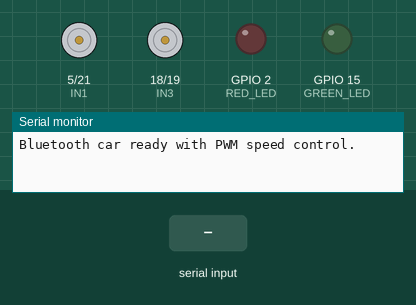
Simulated run of this sketch. Board: ESP32. On the bench: motor-driver pin pairs drawn as motors (green arrow = first pin HIGH = forward, orange = second pin HIGH = backward, longer = more drive), output pins drawn as LEDs (lit = HIGH), the last lines printed to the serial monitor. Dashed ring = blinking. Inputs (shaded band) come from the test bench. Nothing arrives over Bluetooth unless stated.

Above: at 1.2 s.
1.3 s: "F90\n" received over the second serial link
At 1.4 s:
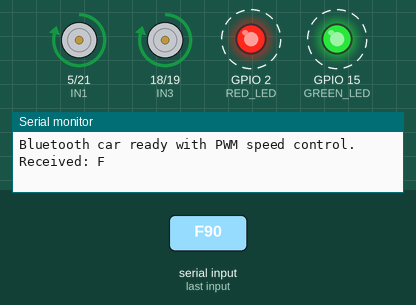
4.3 s: "90,45\n" received over the second serial link
At 5.0 s:
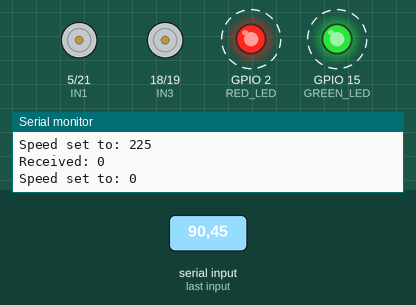
7.3 s: "B90\n" received over the second serial link
At 7.4 s:
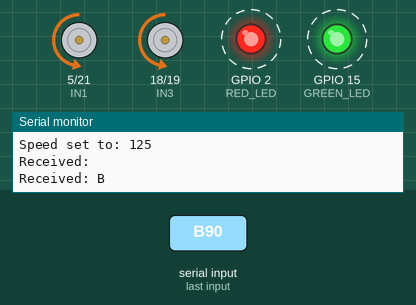
10.3 s: "L90\n" received over the second serial link
At 11.5 s:
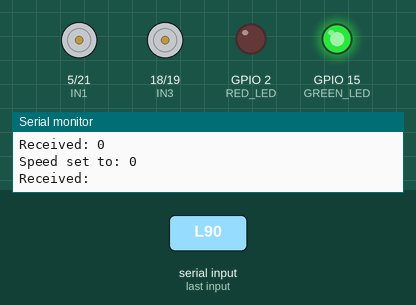
12.0 s: "R90\n" received over the second serial link
At 12.4 s:
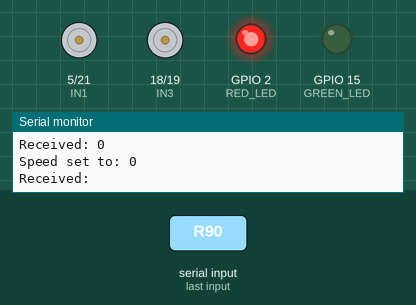
13.5 s: "30,150\n" received over the second serial link
Timing chart, 0 to 16.0 s (numbered marks = the images above; inputs shaded):
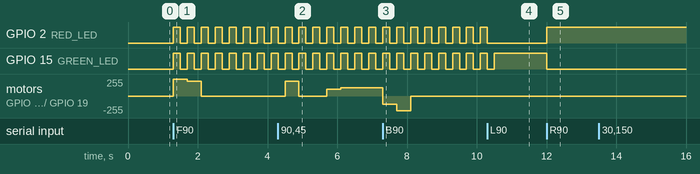

Measured:
- after the input at 1.3 s, GPIO 2 (RED_LED), GPIO 15 (GREEN_LED): alternates HIGH for 0.20 s and LOW for 0.20 s, starting at once; motor on GPIO 5 (IN1) / GPIO 21 (IN2), motor on GPIO 18 (IN3) / GPIO 19 (IN4): stopped → forward 249/255 at once, → forward 224/255 0.40 s later, → stopped 0.40 s later
- after the input at 4.3 s, motor on GPIO 5 (IN1) / GPIO 21 (IN2), motor on GPIO 18 (IN3) / GPIO 19 (IN4): stopped → forward 224/255 after 0.20 s, → stopped 0.40 s later, → forward 100/255 0.80 s later, → forward 125/255 0.40 s later
- after the input at 7.3 s, motor on GPIO 5 (IN1) / GPIO 21 (IN2), motor on GPIO 18 (IN3) / GPIO 19 (IN4): forward 125/255 → backward 125/255 at once, → backward 224/255 0.40 s later, → stopped 0.40 s later
- after the input at 10.3 s, GPIO 2 (RED_LED): goes on until 10.3 s, then stays LOW; GPIO 15 (GREEN_LED): goes on until 10.5 s, then stays HIGH
- after the input at 12.0 s, GPIO 2 (RED_LED): LOW → HIGH at once; GPIO 15 (GREEN_LED): HIGH → LOW at once

The sketch:

Bluetooth-Controlled-Car-Upgrade.ino
```cpp
#include "BluetoothSerial.h"
BluetoothSerial SerialBT;

// Motor control pins
#define IN1 5
#define IN2 21
#define IN3 18
#define IN4 19

// LED pins
#define RED_LED 2
#define GREEN_LED 15

// PWM configuration
#define PWM_FREQ 5000
#define PWM_RESOLUTION 8
#define SPEED_STEP 25

int speedValue = 250;
char command;
char currentMotion = 'S'; // Tracks the last motion state

void setup() {
  Serial.begin(115200);
  SerialBT.begin("ESP32-Car");

  // Attach PWM to motor control pins
  ledcAttach(IN1, PWM_FREQ, PWM_RESOLUTION);
  ledcAttach(IN2, PWM_FREQ, PWM_RESOLUTION);
  ledcAttach(IN3, PWM_FREQ, PWM_RESOLUTION);
  ledcAttach(IN4, PWM_FREQ, PWM_RESOLUTION);

  pinMode(RED_LED, OUTPUT);
  pinMode(GREEN_LED, OUTPUT);

  stopMotors();
  turnOffLEDs();
  Serial.println("Bluetooth car ready with PWM speed control.");
}

void loop() {
  if (SerialBT.available()) {
    command = SerialBT.read();
    Serial.print("Received: ");
    Serial.println(command);

    switch (command) {
      case 'F': forward(); currentMotion = 'F'; break;
      case 'B': reverse(); currentMotion = 'B'; break;
      case 'L': turnLeft(); currentMotion = 'L'; break;
      case 'R': turnRight(); currentMotion = 'R'; break;
      case 'S': stopMotors(); currentMotion = 'S'; break;

      case '0' ... '9':
        speedValue = (command - '0') * SPEED_STEP;
        Serial.print("Speed set to: ");
        Serial.println(speedValue);
        updateMotion(); // Apply new speed immediately
        break;
    }
  }

  // Blinking LEDs while moving forward or reverse
  if (currentMotion == 'F' || currentMotion == 'B') {
    digitalWrite(RED_LED, HIGH);
    digitalWrite(GREEN_LED, HIGH);
    delay(200);
    digitalWrite(RED_LED, LOW);
    digitalWrite(GREEN_LED, LOW);
    delay(200);
  }
}

// Update motion based on currentMotion
void updateMotion() {
  switch (currentMotion) {
    case 'F': forward(); break;
    case 'B': reverse(); break;
    case 'L': turnLeft(); break;
    case 'R': turnRight(); break;
    case 'S': stopMotors(); break;
  }
}

void forward() {
  ledcWrite(IN1, speedValue); ledcWrite(IN2, 0);
  ledcWrite(IN3, speedValue); ledcWrite(IN4, 0);
}

void reverse() {
  ledcWrite(IN1, 0); ledcWrite(IN2, speedValue);
  ledcWrite(IN3, 0); ledcWrite(IN4, speedValue);
}

void turnRight() {
  ledcWrite(IN1, speedValue); ledcWrite(IN2, 0);
  ledcWrite(IN3, 0);          ledcWrite(IN4, speedValue);
  digitalWrite(RED_LED, HIGH); digitalWrite(GREEN_LED, LOW);
}

void turnLeft() {
  ledcWrite(IN1, 0);          ledcWrite(IN2, speedValue);
  ledcWrite(IN3, speedValue); ledcWrite(IN4, 0);
  digitalWrite(RED_LED, LOW); digitalWrite(GREEN_LED, HIGH);
}

void stopMotors() {
  ledcWrite(IN1, 0); ledcWrite(IN2, 0);
  ledcWrite(IN3, 0); ledcWrite(IN4, 0);
  turnOffLEDs();
}

void turnOffLEDs() {
  digitalWrite(RED_LED, LOW);
  digitalWrite(GREEN_LED, LOW);
}
```
